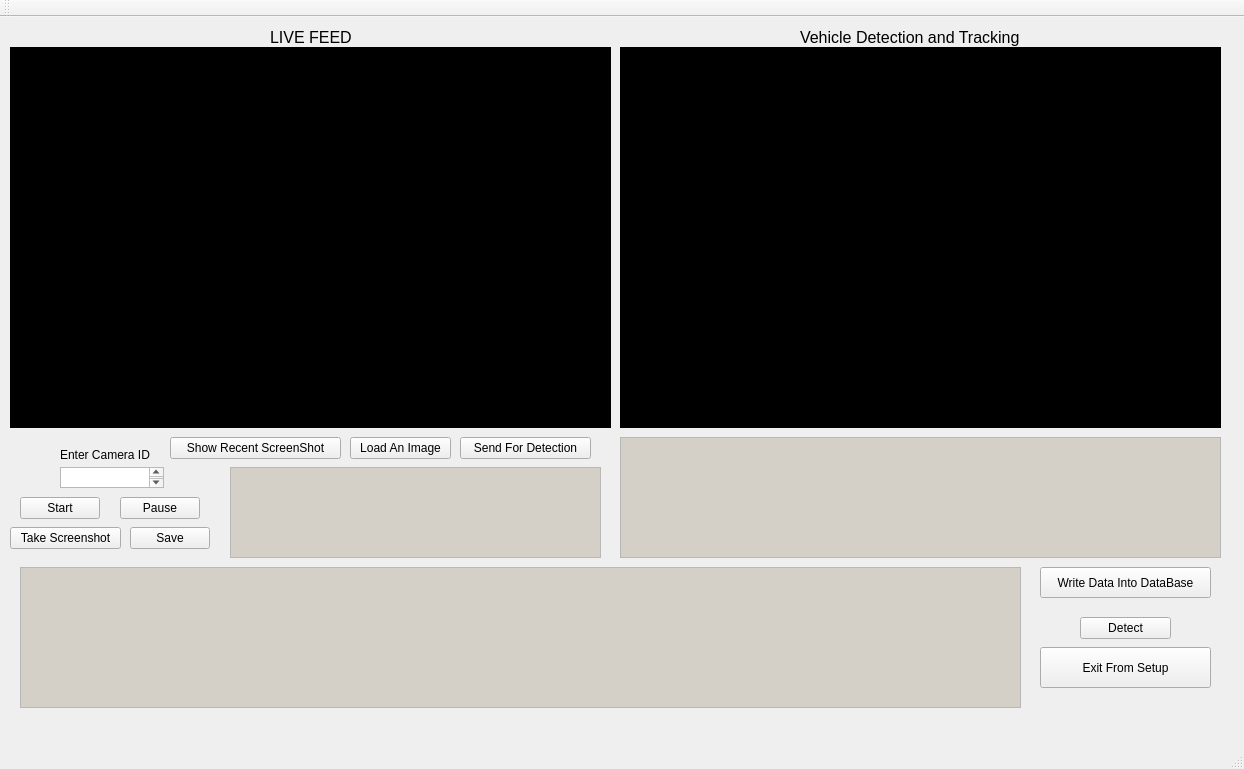
<?xml version="1.0" encoding="UTF-8"?>
<ui version="4.0">
 <class>MainWindow</class>
 <widget class="QMainWindow" name="MainWindow">
  <property name="geometry">
   <rect>
    <x>0</x>
    <y>0</y>
    <width>1244</width>
    <height>769</height>
   </rect>
  </property>
  <property name="windowTitle">
   <string>DTU SECURITY</string>
  </property>
  <widget class="QWidget" name="centralWidget">
   <widget class="QLabel" name="lblProcessed">
    <property name="geometry">
     <rect>
      <x>620</x>
      <y>30</y>
      <width>601</width>
      <height>381</height>
     </rect>
    </property>
    <property name="font">
     <font>
      <pointsize>10</pointsize>
     </font>
    </property>
    <property name="autoFillBackground">
     <bool>false</bool>
    </property>
    <property name="styleSheet">
     <string notr="true">background-color:black;</string>
    </property>
    <property name="frameShape">
     <enum>QFrame::Box</enum>
    </property>
    <property name="text">
     <string/>
    </property>
   </widget>
   <widget class="QLabel" name="label_3">
    <property name="geometry">
     <rect>
      <x>270</x>
      <y>10</y>
      <width>101</width>
      <height>20</height>
     </rect>
    </property>
    <property name="font">
     <font>
      <pointsize>12</pointsize>
     </font>
    </property>
    <property name="text">
     <string>LIVE FEED</string>
    </property>
   </widget>
   <widget class="QLabel" name="label_4">
    <property name="geometry">
     <rect>
      <x>800</x>
      <y>10</y>
      <width>291</width>
      <height>21</height>
     </rect>
    </property>
    <property name="font">
     <font>
      <pointsize>12</pointsize>
     </font>
    </property>
    <property name="text">
     <string>Vehicle Detection and Tracking</string>
    </property>
   </widget>
   <widget class="QPlainTextEdit" name="txtXYRadius">
    <property name="geometry">
     <rect>
      <x>620</x>
      <y>420</y>
      <width>601</width>
      <height>121</height>
     </rect>
    </property>
    <property name="palette">
     <palette>
      <active>
       <colorrole role="Base">
        <brush brushstyle="SolidPattern">
         <color alpha="255">
          <red>212</red>
          <green>208</green>
          <blue>200</blue>
         </color>
        </brush>
       </colorrole>
      </active>
      <inactive>
       <colorrole role="Base">
        <brush brushstyle="SolidPattern">
         <color alpha="255">
          <red>212</red>
          <green>208</green>
          <blue>200</blue>
         </color>
        </brush>
       </colorrole>
      </inactive>
      <disabled>
       <colorrole role="Base">
        <brush brushstyle="SolidPattern">
         <color alpha="255">
          <red>212</red>
          <green>208</green>
          <blue>200</blue>
         </color>
        </brush>
       </colorrole>
      </disabled>
     </palette>
    </property>
    <property name="font">
     <font>
      <family>Courier New</family>
      <pointsize>10</pointsize>
     </font>
    </property>
    <property name="readOnly">
     <bool>true</bool>
    </property>
   </widget>
   <widget class="QLabel" name="lblOriginal">
    <property name="geometry">
     <rect>
      <x>10</x>
      <y>30</y>
      <width>601</width>
      <height>381</height>
     </rect>
    </property>
    <property name="font">
     <font>
      <pointsize>10</pointsize>
     </font>
    </property>
    <property name="autoFillBackground">
     <bool>false</bool>
    </property>
    <property name="styleSheet">
     <string notr="true">Background-color: black;</string>
    </property>
    <property name="frameShape">
     <enum>QFrame::Box</enum>
    </property>
    <property name="text">
     <string/>
    </property>
   </widget>
   <widget class="QPushButton" name="pushButton">
    <property name="geometry">
     <rect>
      <x>120</x>
      <y>480</y>
      <width>80</width>
      <height>22</height>
     </rect>
    </property>
    <property name="text">
     <string>Pause</string>
    </property>
   </widget>
   <widget class="QPushButton" name="pushButton_2">
    <property name="geometry">
     <rect>
      <x>20</x>
      <y>480</y>
      <width>80</width>
      <height>22</height>
     </rect>
    </property>
    <property name="text">
     <string>Start</string>
    </property>
   </widget>
   <widget class="QLabel" name="label">
    <property name="geometry">
     <rect>
      <x>60</x>
      <y>430</y>
      <width>121</width>
      <height>16</height>
     </rect>
    </property>
    <property name="text">
     <string>Enter Camera ID</string>
    </property>
   </widget>
   <widget class="QTextEdit" name="textEdit">
    <property name="geometry">
     <rect>
      <x>60</x>
      <y>450</y>
      <width>104</width>
      <height>21</height>
     </rect>
    </property>
   </widget>
   <widget class="QPushButton" name="pushButton_3">
    <property name="geometry">
     <rect>
      <x>10</x>
      <y>510</y>
      <width>111</width>
      <height>22</height>
     </rect>
    </property>
    <property name="text">
     <string>Take Screenshot</string>
    </property>
   </widget>
   <widget class="QPushButton" name="pushButton_4">
    <property name="geometry">
     <rect>
      <x>170</x>
      <y>420</y>
      <width>171</width>
      <height>22</height>
     </rect>
    </property>
    <property name="text">
     <string>Show Recent ScreenShot</string>
    </property>
   </widget>
   <widget class="QPushButton" name="pushButton_5">
    <property name="geometry">
     <rect>
      <x>460</x>
      <y>420</y>
      <width>131</width>
      <height>22</height>
     </rect>
    </property>
    <property name="text">
     <string>Send For Detection</string>
    </property>
   </widget>
   <widget class="QPushButton" name="pushButton_6">
    <property name="geometry">
     <rect>
      <x>350</x>
      <y>420</y>
      <width>101</width>
      <height>22</height>
     </rect>
    </property>
    <property name="text">
     <string>Load An Image</string>
    </property>
   </widget>
   <widget class="QPlainTextEdit" name="txtXYRadius_2">
    <property name="geometry">
     <rect>
      <x>230</x>
      <y>450</y>
      <width>371</width>
      <height>91</height>
     </rect>
    </property>
    <property name="palette">
     <palette>
      <active>
       <colorrole role="Base">
        <brush brushstyle="SolidPattern">
         <color alpha="255">
          <red>212</red>
          <green>208</green>
          <blue>200</blue>
         </color>
        </brush>
       </colorrole>
      </active>
      <inactive>
       <colorrole role="Base">
        <brush brushstyle="SolidPattern">
         <color alpha="255">
          <red>212</red>
          <green>208</green>
          <blue>200</blue>
         </color>
        </brush>
       </colorrole>
      </inactive>
      <disabled>
       <colorrole role="Base">
        <brush brushstyle="SolidPattern">
         <color alpha="255">
          <red>212</red>
          <green>208</green>
          <blue>200</blue>
         </color>
        </brush>
       </colorrole>
      </disabled>
     </palette>
    </property>
    <property name="font">
     <font>
      <family>Courier New</family>
      <pointsize>10</pointsize>
     </font>
    </property>
    <property name="readOnly">
     <bool>true</bool>
    </property>
   </widget>
   <widget class="QPlainTextEdit" name="txtXYRadius_3">
    <property name="geometry">
     <rect>
      <x>20</x>
      <y>550</y>
      <width>1001</width>
      <height>141</height>
     </rect>
    </property>
    <property name="palette">
     <palette>
      <active>
       <colorrole role="Base">
        <brush brushstyle="SolidPattern">
         <color alpha="255">
          <red>212</red>
          <green>208</green>
          <blue>200</blue>
         </color>
        </brush>
       </colorrole>
      </active>
      <inactive>
       <colorrole role="Base">
        <brush brushstyle="SolidPattern">
         <color alpha="255">
          <red>212</red>
          <green>208</green>
          <blue>200</blue>
         </color>
        </brush>
       </colorrole>
      </inactive>
      <disabled>
       <colorrole role="Base">
        <brush brushstyle="SolidPattern">
         <color alpha="255">
          <red>212</red>
          <green>208</green>
          <blue>200</blue>
         </color>
        </brush>
       </colorrole>
      </disabled>
     </palette>
    </property>
    <property name="font">
     <font>
      <family>Courier New</family>
      <pointsize>10</pointsize>
     </font>
    </property>
    <property name="readOnly">
     <bool>true</bool>
    </property>
   </widget>
   <widget class="QPushButton" name="pushButton_7">
    <property name="geometry">
     <rect>
      <x>1040</x>
      <y>550</y>
      <width>171</width>
      <height>31</height>
     </rect>
    </property>
    <property name="text">
     <string>Write Data Into DataBase</string>
    </property>
   </widget>
   <widget class="QPushButton" name="pushButton_8">
    <property name="geometry">
     <rect>
      <x>1040</x>
      <y>630</y>
      <width>171</width>
      <height>41</height>
     </rect>
    </property>
    <property name="text">
     <string>Exit From Setup</string>
    </property>
   </widget>
   <widget class="QPushButton" name="pushButton_9">
    <property name="geometry">
     <rect>
      <x>1080</x>
      <y>600</y>
      <width>91</width>
      <height>22</height>
     </rect>
    </property>
    <property name="text">
     <string>Detect</string>
    </property>
   </widget>
   <widget class="QPushButton" name="pushButton_10">
    <property name="geometry">
     <rect>
      <x>130</x>
      <y>510</y>
      <width>80</width>
      <height>22</height>
     </rect>
    </property>
    <property name="text">
     <string>Save</string>
    </property>
   </widget>
  </widget>
  <widget class="QMenuBar" name="menuBar">
   <property name="geometry">
    <rect>
     <x>0</x>
     <y>0</y>
     <width>1244</width>
     <height>19</height>
    </rect>
   </property>
  </widget>
  <widget class="QToolBar" name="mainToolBar">
   <attribute name="toolBarArea">
    <enum>TopToolBarArea</enum>
   </attribute>
   <attribute name="toolBarBreak">
    <bool>false</bool>
   </attribute>
  </widget>
  <widget class="QStatusBar" name="statusBar"/>
 </widget>
 <layoutdefault spacing="6" margin="11"/>
 <resources/>
 <connections/>
</ui>
